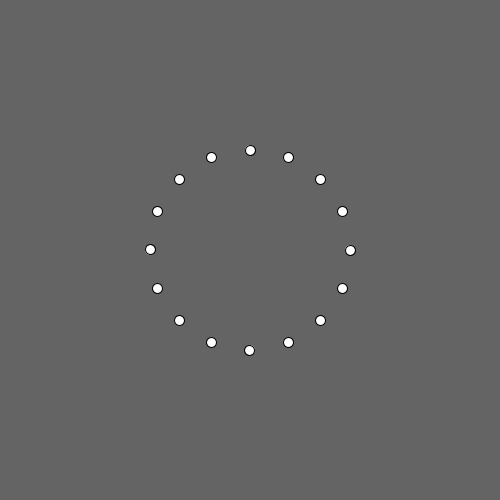
Frame 1 (no input)
Frame 60 (the mouse pressed at the canvas centre just before this capture): identical to frame 1, image omitted
Frame 120 (the mouse held since frame 60 and released just before this capture): identical to frame 1, image omitted

The Processing sketch that drew this single still picture (run headless with seeded random() and noise(); from frame 60 on, the mouse is pressed at the canvas centre):

// Processing sketch: sketch_141126a
// ── sketch_141126a.pde
void setup(){
 size(500,500); 
}
void draw(){
  background(100);
  translate(width/2,height/2); 
  int n = 16;
  for(float i = 0; i < n;i += 1){
    float theta = i*2*PI/n;
    ellipse(100*cos(theta),100*sin(theta),10,10); 
  }
}
